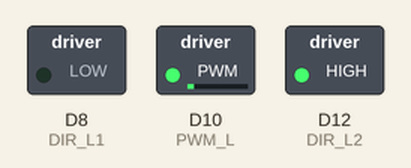
Recording of a sketch running on a simulated Arduino Zero (SAMD21). Parts: switched loads named in the sketch (green lamp = pin HIGH).

Above: at 0.15 s.
At 6.15 s:
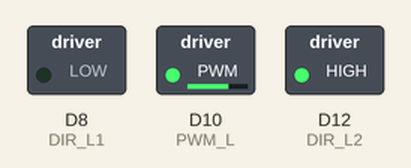
At 19.68 s:
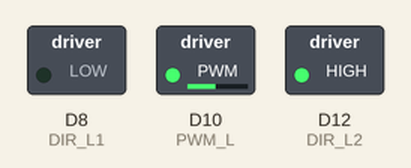
At 39.57 s:
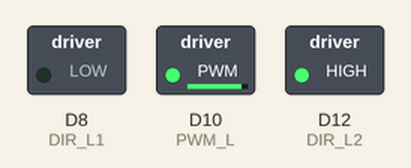
Timing chart, 0 to 40.0 s (numbered marks = the images above):
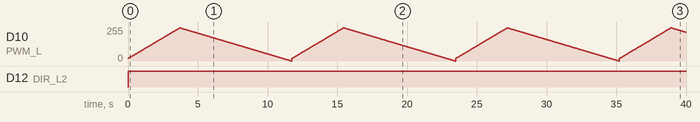

The sketch:

__3.ino
```cpp
#define PWM_L 10 //M1
#define DIR_L1 8
#define DIR_L2 12


void setup() {
  analogWriteResolution(12);

  pinMode(PWM_L, OUTPUT);
  pinMode(DIR_L1, OUTPUT);
  pinMode(DIR_L2, OUTPUT);
}

void loop() {
 for(int pwm = 300; pwm <= 4000; pwm +=10) {
  motor_Control(pwm, 10);
 }
 for(int pwm = 4000; pwm >= 0; pwm -=5) {
  motor_Control(pwm, 10);
 }
}

void motor_Control(int pwm_1, int m_time)
{
 if(pwm_1>=0){
  analogWrite(PWM_L, pwm_1);
  digitalWrite(DIR_L1, LOW);
  digitalWrite(DIR_L2, HIGH);
 }
  else{
  analogWrite(PWM_L, abs(pwm_1));
  digitalWrite(DIR_L1, HIGH);
  digitalWrite(DIR_L2, LOW);
 }
 delay(m_time);
}
```

Measured:
- by itself, D12 (DIR_L2): LOW → HIGH at 0.00 s
